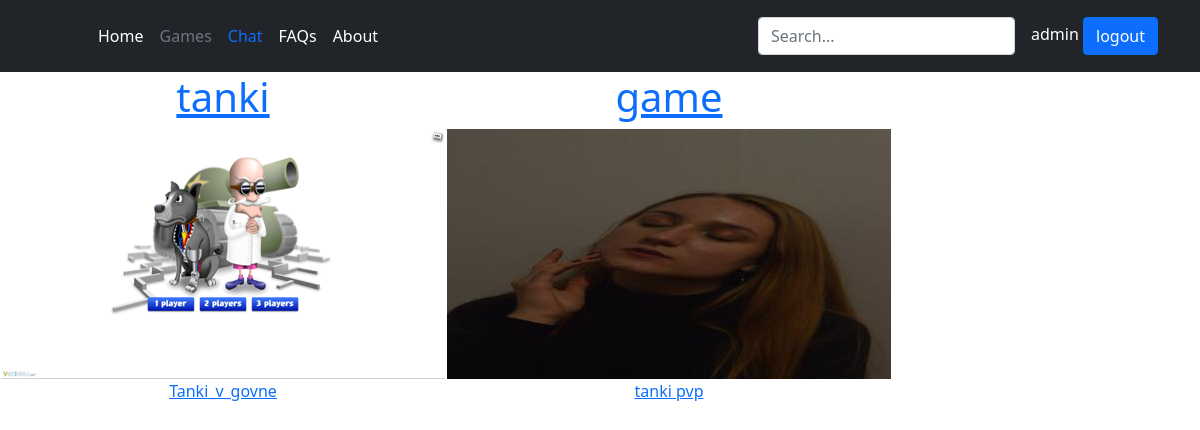
Screenshot of /games/ (signed in) with the database file from the repository.
### games/models.py (models this page shows)
class GameHtml5(models.Model):
    src = models.CharField(max_length=500)
    CHOICES = [
            ('arcade', 'arcade'),
    ]
    genre = models.CharField(max_length=300, choices=CHOICES)
    description = models.CharField(max_length=500)
    id = models.CharField(primary_key=True, max_length=100)
    image = models.ImageField(upload_to='images/', default='images/no-image.jpg')
    def icon_image_250(self):
        size = (int(250*16/9), 250)
        pth = self.image.url
        pth, ext = path.splitext(pth)
        pth += '_' + size[0].__str__() + 'x' + size[1].__str__() + ext
        try:
            Image.open(str(settings.BASE_DIR) + pth)
        except FileNotFoundError:
            original_image = Image.open(str(settings.BASE_DIR) + self.image.url)
            resized_image = original_image.resize(size)
            resized_image.save(str(settings.BASE_DIR) + pth)
            print("file", pth, "created")
        return pth

### games/views.py (the view)
# urls.py: path('', views.Games.as_view(), name='games'),
class Games(generic.ListView):
    template_name = 'games/index.html'
    context_object_name = 'all_games'
    def get_queryset(self):
        return GameHtml5.objects.order_by('-id')
    def get_context_data(self, *, object_list=None, **kwargs):
        context = super(Games, self).get_context_data(**kwargs)
        message = {'ans': '', 'type': 'danger'}
        message['page'] = {'home': 'white', 'about': 'white', 'games': 'secondary', 'hz': 'white'}
        if self.request.user.is_authenticated:
            res = {**message, **context}
        else:
            message['ans'], message['type'] = "please log in to access this page", 'warning'
            res = message
        return res

### games/templates/games/index.html (shortened to what this page needs)
<!doctype html>
<html lang="en">
  <head>
    <link href="https://cdn.jsdelivr.net/npm/bootstrap@5.1.3/dist/css/bootstrap.min.css" rel="stylesheet">
  </head>
  <body>
  <header class="p-3 bg-dark text-white">
    <div class="container">
      <div class="d-flex flex-wrap align-items-center justify-content-center justify-content-lg-start">
        <a href="/" class="d-flex align-items-center mb-2 mb-lg-0 text-white text-decoration-none">
          <svg class="bi me-2" width="40" height="32" role="img" aria-label="Bootstrap"><use xlink:href="#bootstrap"></use></svg>
        </a>
         <ul class="nav col-12 col-lg-auto me-lg-auto mb-2 justify-content-center mb-md-0">
          <li><a href="/" class="nav-link px-2 text-{{ page.home }}">Home</a></li>
          <li><a href="/games" class="nav-link px-2 text-{{ page.games }}">Games</a></li>
          <li><a href="/chat" class="nav-link px-2 text-{{ page.chat }}">Chat</a></li>
          <li><a href="#" class="nav-link px-2 text-{{ page.hz }}">FAQs</a></li>
          <li><a href="/about" class="nav-link px-2 text-{{ page.about }}">About</a></li>
        </ul>
        <form class="col-12 col-lg-auto mb-3 mb-lg-0 me-lg-3">
          <input type="search" class="form-control form-control-dark" placeholder="Search..." aria-label="Search">
        </form>
        {% if user.is_authenticated %}
        <form class="" method="post" action="{% url 'login' %}">
          {{ user.username }}
          <button type="submit" class="btn btn-primary" data-bs-toggle="modal" data-bs-target="#login" name="next" value="logout">logout</button>
        </form>
    {% endif %}
    </div>
    </div>
  </header>
{% if all_games %}
<table>
    {% for game in all_games %}
        <td>
        <a href="{% url 'games:game' game.id %}"> <center><h1>{{ game.id }}</h1> <img src = {{ game.icon_image_250 }}> <br> {{ game.description }}</center></a>
    {% endfor %}
</table>
{% endif %}
  </body>
</html>

### rows the page displays
GameHtml5: id "tanki", shows a picture, description "Tanki_v_govne"
GameHtml5: id "game", shows a picture, description "tanki pvp"

### other values shown
{{ user.username }} "admin"
